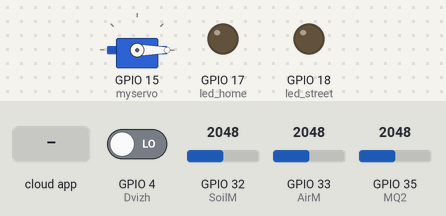
Simulated run of this sketch. Board: ESP32. Parts: servo, output pins drawn as LEDs (lit = HIGH). Inputs (shaded band) come from the test bench; at power-on: GPIO 4 (Dvizh) LOW, GPIO 32 (SoilM) = 2048, GPIO 33 (AirM) = 2048, GPIO 35 (MQ2) = 2048. WiFi joins after 1.5 s; servers stay silent unless stated; the Firebase database answers and starts empty; what the sketch prints to the serial monitor is not drawn.

Above: at 3.2 s.
3.3 s: the phone or cloud app sets PowerHomeLight to true
At 4.7 s:
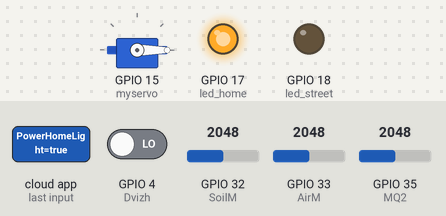
5.0 s: the phone or cloud app sets ActionMode to Switch
7.4 s: the phone or cloud app sets PowerHomeLight to false
At 8.1 s:
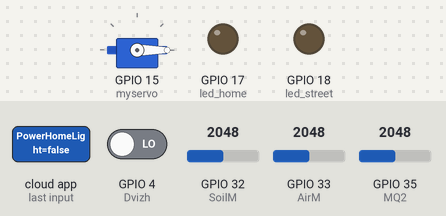
9.2 s: the phone or cloud app sets PowerStreetLight to true
At 10.0 s:
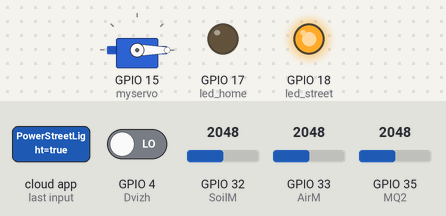
10.8 s: the phone or cloud app sets PowerHomeLight to true
At 12.1 s:
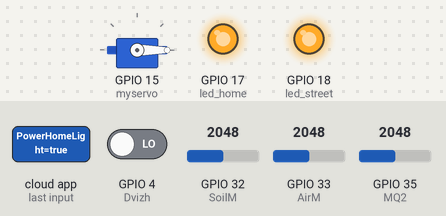
12.8 s: the phone or cloud app sets ActionMode to MotionSensor
At 13.3 s:
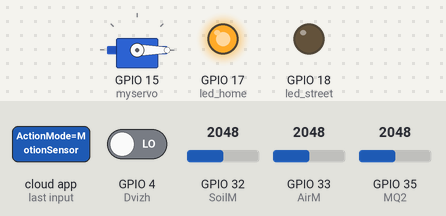
Timing chart, 0 to 15.3 s (numbered marks = the images above; inputs shaded):
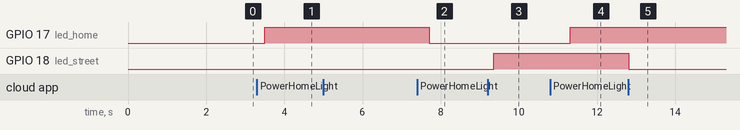

The sketch:

SmartHouse.ino
```cpp
#include <WiFi.h>                  // биолиотека для включения wifi
#include <IOXhop_FirebaseESP32.h>  // библиотека БД
#include <Servo.h>                 // библиотека моторчика

#define FIREBASE_Host "https://smarthouse-database-bc26d-default-rtdb.firebaseio.com/"  // ссылка на БД
#define FIREBASE_authorization_key "JWt0XnE2t0fTPFdZVfHSr15jNcjtp5VamC1ZEOZV"           // ключ к БД
const char* ssid = "Redmi Note 10S";                                                    // Название точки доступа
const char* password = "qwerasdf";                                                      // Пароль

Servo myservo;           // переменная под мотор
String fireStatus = "";  // LED State
int led_street = 18;     // свет улица
int led_home = 17;       // свет дом
int MQ2 = A7;            // газ
int SoilM = A4;          // Почва
int AirM = A5;           // Влажность вохдуха
int Svet = A6;           // Датчик света
int Dvizh = 4;           // Моторчик
int val = 0;             // значения датчиков

void setup() {

  // Включение всех датчиков
  pinMode(MQ2, INPUT);
  myservo.attach(15);
  Serial.begin(115200);
  pinMode(SoilM, INPUT);
  pinMode(AirM, INPUT);
  pinMode(Svet, INPUT);
  pinMode(Dvizh, INPUT);
  delay(500);
  pinMode(led_street, OUTPUT);
  pinMode(led_home, OUTPUT);
  WiFi.begin(ssid, password);

  // Подключение к wifi
  Serial.print("Connecting to WIFI");
  while (WiFi.status() != WL_CONNECTED) {
    Serial.print(".");
    delay(500);
  }
  Serial.println();
  Serial.print("Connected to WIFI!");
  Serial.println();
  Serial.print("IP Address: ");
  Serial.println(WiFi.localIP());

  // Подключение к БД
  Firebase.begin(FIREBASE_Host, FIREBASE_authorization_key);
  myservo.write(0);
}

uint32_t sec = millis() / 1000ul; // переменная под время

void loop() {
  if (millis() / 1000ul - sec >= 7) { // раз в 7 секунд отправка показаний
    datchiki();
    sec = millis() / 1000ul;
  }

  sob(); // обработчик событий
}

void sob() {
  fireStatus = Firebase.getString("PowerHomeLight"); // Домашнее освещение
  if (fireStatus == "true") {
    digitalWrite(led_home, HIGH); // Вкл
  } else if (fireStatus == "false") {
    digitalWrite(led_home, LOW); // Выкл
  }

  window(); // Обработка окна

  String fireStat = "";
  fireStat = Firebase.getString("ActionMode"); // Режим освещения
  int x = 0;
  if (fireStat == "Switch") {
    x = 1;
  } else if (fireStat == "LevelLighting") {
    x = 2;
  } else if (fireStat == "MotionSensor") {
    x = 3;
  }
  switch (x) {

    case 1:  // Переключатель
      fireStatus = Firebase.getString("PowerStreetLight");
      if (fireStatus == "true") {
        digitalWrite(led_street, HIGH);
      } else if (fireStatus == "false") {
        digitalWrite(led_street, LOW);
      } else {
        Serial.println("Wrong Credential! Please send ON/OFF");
      }
      break;

    case 2: // По датчику освещения
      val = analogRead(Svet);
      if (val < 400) {
        Serial.println(val);
        digitalWrite(led_street, HIGH);
      } else {
        digitalWrite(led_street, LOW);
      }
      break;

    case 3: // По датчику движения
      if (digitalRead(Dvizh) == 1) {
        digitalWrite(led_street, HIGH);  // LED light is on
      } else {
        digitalWrite(led_street, LOW);  // LED light is not on
      }
      break;
  }
}

int pos = 0;
void window() { // Обработка окна
  fireStatus = Firebase.getString("WindowPower");
  if (fireStatus == "false" && pos != 0) { // Закрытие окна
    myservo.write(0);
    pos = 0;
  } else if (fireStatus == "true") {
    fireStatus = Firebase.getString("WindowOpenMode");
    if (fireStatus == "100" && pos != 140) { // Открытие
      myservo.write(140);
      pos = 140;
    }
    if (fireStatus == "50" && pos == 0) { // Среднее положение из закрытого
      myservo.write(70);
      pos = 70;
    }
    if (fireStatus == "50" && pos == 140) { // Среднее положение из открытого
      myservo.write(70);
      pos = 70;
    }
  }
}

void datchiki() { // Отправка показаний датчиков
  val = analogRead(MQ2);
  Serial.println(val);
  Firebase.setString("Co2", String(val)); // СО2

  val = analogRead(SoilM);
  val = val * 100 / 4096;
  Serial.println(val);
  Firebase.setString("SoilMoisture", String(val)); // Влажность почвы

  val = analogRead(AirM);
  val = val * 100 / 4096;
  Serial.println(val);
  Firebase.setString("AirHumidity", String(val)); // Влажность воздуха
}
```

Measured:
- after the input at 3.3 s, GPIO 17 (led_home): LOW → HIGH after 0.20 s
- after the input at 5.0 s, every drawn part: stays the same
- after the input at 7.4 s, GPIO 17 (led_home): HIGH → LOW after 0.31 s
- after the input at 9.2 s, GPIO 18 (led_street): LOW → HIGH after 0.16 s
- after the input at 10.8 s, GPIO 17 (led_home): LOW → HIGH after 0.51 s
- after the input at 12.8 s, GPIO 18 (led_street): HIGH → LOW at once
